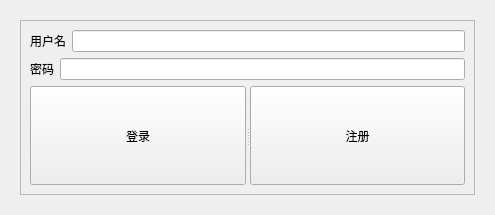
<?xml version="1.0" encoding="UTF-8"?>
<ui version="4.0">
 <class>configwidget2</class>
 <widget class="QWidget" name="configwidget2">
  <property name="geometry">
   <rect>
    <x>0</x>
    <y>0</y>
    <width>495</width>
    <height>215</height>
   </rect>
  </property>
  <property name="windowTitle">
   <string>Form</string>
  </property>
  <layout class="QVBoxLayout" name="verticalLayout_3">
   <item>
    <widget class="QStackedWidget" name="stackedWidget">
     <property name="currentIndex">
      <number>0</number>
     </property>
     <widget class="QWidget" name="page">
      <layout class="QVBoxLayout" name="verticalLayout_4">
       <item>
        <widget class="QFrame" name="frame">
         <property name="frameShape">
          <enum>QFrame::StyledPanel</enum>
         </property>
         <property name="frameShadow">
          <enum>QFrame::Raised</enum>
         </property>
         <layout class="QVBoxLayout" name="verticalLayout">
          <item>
           <layout class="QHBoxLayout" name="horizontalLayout_2">
            <item>
             <widget class="QLabel" name="label">
              <property name="text">
               <string>用户名</string>
              </property>
             </widget>
            </item>
            <item>
             <widget class="QLineEdit" name="id"/>
            </item>
           </layout>
          </item>
          <item>
           <layout class="QHBoxLayout" name="horizontalLayout_3">
            <item>
             <widget class="QLabel" name="label_2">
              <property name="text">
               <string>密码</string>
              </property>
             </widget>
            </item>
            <item>
             <widget class="QLineEdit" name="passward"/>
            </item>
           </layout>
          </item>
          <item>
           <widget class="QSplitter" name="splitter_3">
            <property name="orientation">
             <enum>Qt::Horizontal</enum>
            </property>
            <widget class="QPushButton" name="loginButton">
             <property name="text">
              <string>登录</string>
             </property>
            </widget>
            <widget class="QPushButton" name="regitButton">
             <property name="text">
              <string>注册</string>
             </property>
            </widget>
           </widget>
          </item>
         </layout>
        </widget>
       </item>
      </layout>
     </widget>
     <widget class="QWidget" name="page_2">
      <layout class="QVBoxLayout" name="verticalLayout_5">
       <item>
        <widget class="QFrame" name="frame_2">
         <property name="frameShape">
          <enum>QFrame::StyledPanel</enum>
         </property>
         <property name="frameShadow">
          <enum>QFrame::Raised</enum>
         </property>
         <layout class="QVBoxLayout" name="verticalLayout_2">
          <item>
           <layout class="QHBoxLayout" name="horizontalLayout_4">
            <item>
             <widget class="QLabel" name="label_3">
              <property name="text">
               <string>用户名</string>
              </property>
             </widget>
            </item>
            <item>
             <widget class="QLineEdit" name="regitid">
              <property name="minimumSize">
               <size>
                <width>200</width>
                <height>30</height>
               </size>
              </property>
              <property name="maximumSize">
               <size>
                <width>200</width>
                <height>30</height>
               </size>
              </property>
             </widget>
            </item>
           </layout>
          </item>
          <item>
           <layout class="QHBoxLayout" name="horizontalLayout_5">
            <item>
             <widget class="QLabel" name="label_4">
              <property name="text">
               <string>密码</string>
              </property>
             </widget>
            </item>
            <item>
             <widget class="QLineEdit" name="regitpassward">
              <property name="minimumSize">
               <size>
                <width>200</width>
                <height>30</height>
               </size>
              </property>
              <property name="maximumSize">
               <size>
                <width>200</width>
                <height>30</height>
               </size>
              </property>
             </widget>
            </item>
           </layout>
          </item>
          <item>
           <layout class="QHBoxLayout" name="horizontalLayout_6">
            <item>
             <widget class="QLabel" name="label_5">
              <property name="text">
               <string>再次输入密码</string>
              </property>
             </widget>
            </item>
            <item>
             <widget class="QLineEdit" name="aginpassward">
              <property name="minimumSize">
               <size>
                <width>200</width>
                <height>30</height>
               </size>
              </property>
              <property name="maximumSize">
               <size>
                <width>200</width>
                <height>30</height>
               </size>
              </property>
             </widget>
            </item>
           </layout>
          </item>
          <item>
           <layout class="QHBoxLayout" name="horizontalLayout_7">
            <item>
             <widget class="QPushButton" name="regit">
              <property name="text">
               <string>注册</string>
              </property>
             </widget>
            </item>
            <item>
             <widget class="QPushButton" name="tologin">
              <property name="text">
               <string>去登录</string>
              </property>
             </widget>
            </item>
           </layout>
          </item>
         </layout>
        </widget>
       </item>
      </layout>
     </widget>
    </widget>
   </item>
  </layout>
 </widget>
 <resources/>
 <connections/>
</ui>
